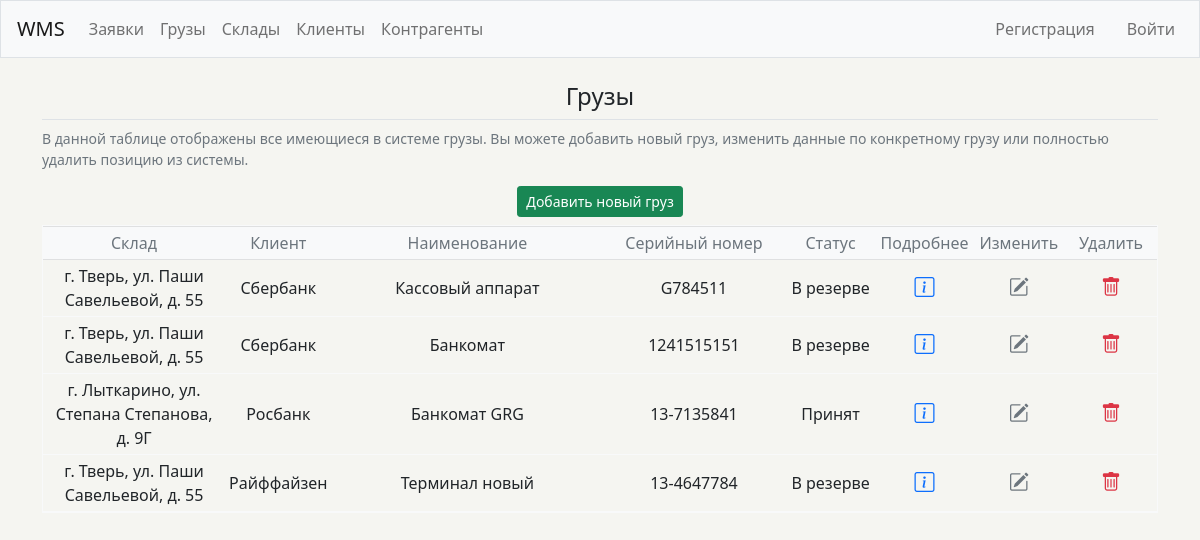
/atms/, run on an earlier commit of the app's database.
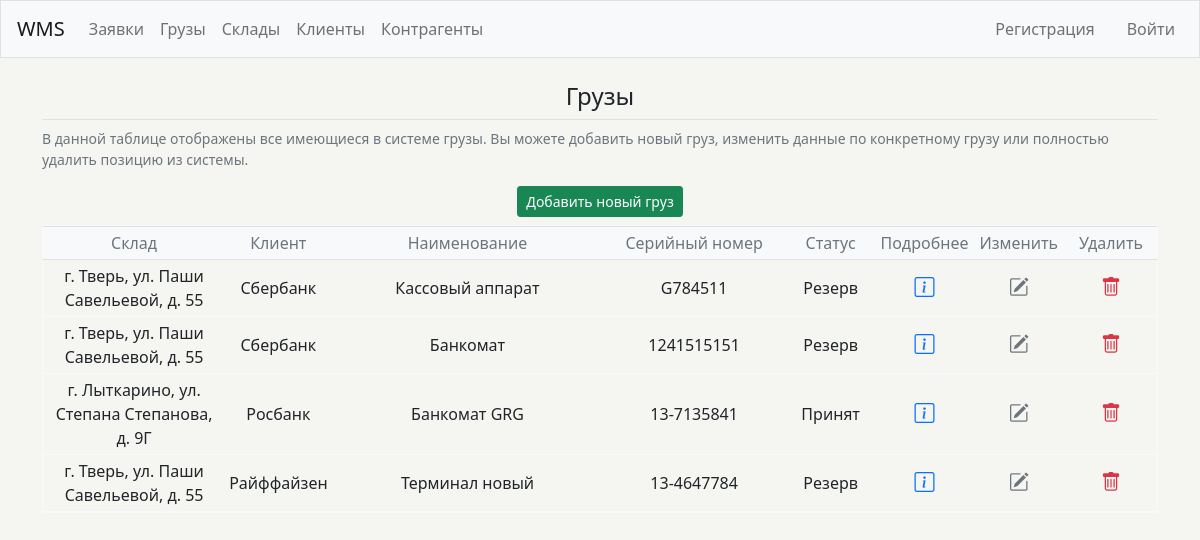
And on a later commit of the database.
### wms/models.py (models this page shows, shortened)
class Atm(models.Model):
    status = models.CharField(
        max_length=10,
        choices=Status.choices,
        default=Status.in_reserve,
    )
    client = models.ForeignKey(Client, on_delete=models.SET_NULL, null=True)
    storage = models.ForeignKey(Storage, on_delete=models.SET_NULL, null=True)
    name = models.CharField(max_length=200)
    serial_num = models.CharField(max_length=200)
    atm_id = models.CharField(max_length=200, blank=True, null=True)
    size = models.CharField(
        max_length=10,
        choices=Size.choices,
        default=Size.EUR,
    )
    commentary = models.CharField(max_length=200, blank=True, null=True)

class Storage(models.Model):
    contractor = models.ForeignKey(Contractor, on_delete=models.SET_NULL, null=True)
    address = models.CharField(max_length=200)
    rate_pallet = models.DecimalField(max_digits=9999, decimal_places=2, null=True)
    rate_oversize_pallet = models.DecimalField(max_digits=9999, decimal_places=2, null=True)
    rate_volume = models.DecimalField(max_digits=9999, decimal_places=2, null=True)
    rate_in = models.DecimalField(max_digits=9999, decimal_places=2, null=True)
    rate_out = models.DecimalField(max_digits=9999, decimal_places=2, null=True)
    rate_oversize_in = models.DecimalField(max_digits=9999, decimal_places=2, null=True)
    rate_oversize_out = models.DecimalField(max_digits=9999, decimal_places=2, null=True)
    def __str__(self):
        return self.address

class Client(models.Model):
    name = models.CharField(max_length=200)
    pub_date = models.DateTimeField('date published', auto_now_add=True)
    def __str__(self):
        return self.name

### wms/views.py (the view)
# urls.py: path('atms/', views.atms, name='atms'),
def atms(request):
    atms = Atm.objects.all().order_by('client')
    context = {'atms': atms}
    return render(request, 'wms/atms.html', context)

### wms/templates/wms/atms.html
{% extends "wms/base.html" %}
{% block page_header %}
  <h4 class="text-center fw-normal">Грузы</h4>
{% endblock page_header %}
{% block content %}
<p class="d-flex justify-content-center form-text">В данной таблице отображены все имеющиеся в системе грузы. Вы можете добавить новый груз, изменить данные по конкретному грузу или полностью удалить позицию из системы.</p>
<div class="d-flex justify-content-center">
  <a class="btn btn-success btn-sm mb-2 fw-normal" href="{% url 'wms:new_atm' %}">Добавить новый груз</a>
</div>
<table class="table table-sm table-hover table-responsive table-borderless w-100 d-block table-bordered border-light">
  <thead class="table-light text-center text-muted">
    <tr>
      <th class="align-middle fw-normal">Склад</th>
      <th class="align-middle fw-normal">Клиент</th>
      <th class="align-middle fw-normal">Наименование</th>
      <th class="align-middle fw-normal">Серийный номер</th>
      <th class="align-middle fw-normal">Статус</th>
      <th class="align-middle fw-normal">Подробнее</th>
      <th class="align-middle fw-normal">Изменить</th>
      <th class="align-middle fw-normal">Удалить</th>
    </tr>
  </thead>
  <tbody>
    {% for atm in atms %}
      <tr class="text-center fw-normal">
        <td class="col-2 align-middle">{{ atm.storage }}</td>
        <td class="col-1 align-middle">{{ atm.client }}</td>
        <td class="col-3 align-middle">{{ atm.name }}</td>
        <td class="col-2 text-break align-middle">{{ atm.serial_num }}</td>
        <td class="col-1 text-center align-middle">{{ atm.status }}</td>
        <td class="col-1 text-center align-middle">
          <a class="link-primary" href="{% url 'wms:atm' atm.id %}"><i class="bi bi-info-square fs-5" title="Подробнее"></i></a>
        </td>
        <td class="col-1 text-center align-middle">
          <a class="link-secondary" href="{% url 'wms:update_atm' atm.id %}"><i class="bi bi-pencil-square fs-5" title="Изменить"></i></a>
        </td>
        <td class="col-1 text-center align-middle">
          <a class="link-danger" href="{% url 'wms:delete_atm' atm.id %}"><i class="bi bi-trash fs-5" title="Удалить"></i></a>
        </td>
      </tr>
    {% empty %}
      <tr class="col-12">
        <td>Не добавлено ни одного груза. Добавьте первый груз.</td>
      </tr>
    {% endfor %}
  </tbody>
</table>
<br>
{% endblock content %}

What changed in the data, as far as the page shows it:
changed Atm "Кассовый аппарат": status "В резерве" → "Резерв"
changed Atm "Банкомат": status "В резерве" → "Резерв"
changed Atm "Терминал новый": status "В резерве" → "Резерв"
